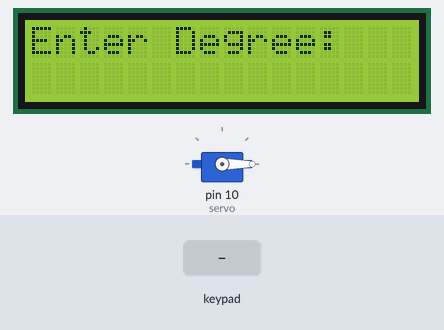
Simulated run of this sketch. Board: Arduino Uno, built with avr-gcc and run on an emulated ATmega328P. On the bench: servo, 16×2 character LCD. The inputs (shaded band) are chosen by the test bench.

Above: at 1.2 s.
1.3 s: keypad keys 2 3 4 5 # pressed 0.4 s apart
At 3.4 s:
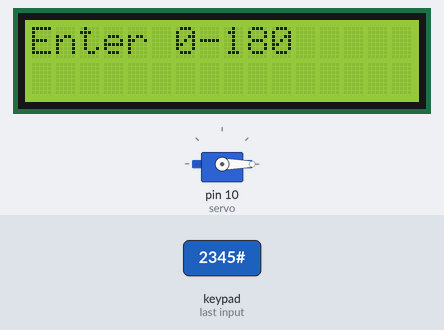
5.4 s: key '#' pressed
At 5.8 s:
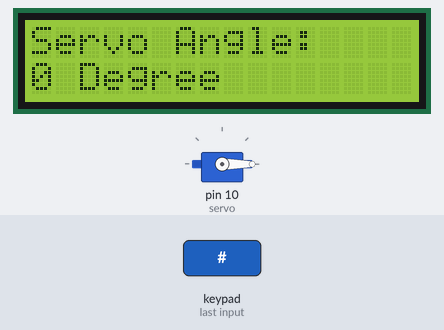
7.9 s: key '1' pressed
At 9.1 s:
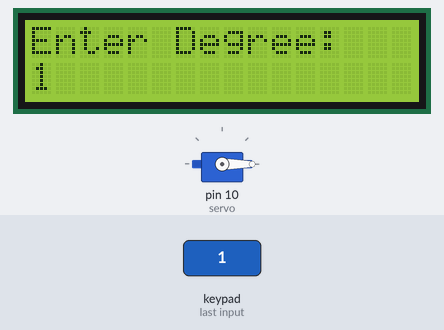
9.4 s: keypad keys 2 3 4 5 pressed 0.4 s apart
At 11.4 s:
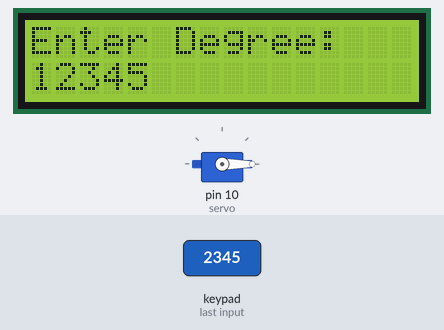
Timing chart, 0 to 12.9 s (numbered marks = the images above; inputs shaded):
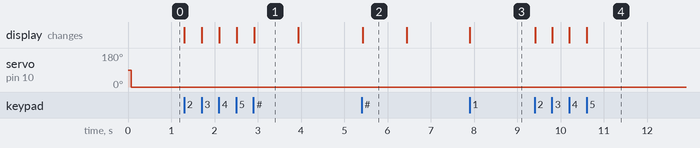

The sketch:

sketch_sep21a_copy_20260922093843_copy_20260922140754.ino
```cpp
#include <Wire.h>
#include <LiquidCrystal_I2C.h>
#include <Keypad.h>
#include <Servo.h>

LiquidCrystal_I2C lcd(0x27, 16, 2);
Servo servo;

// Keypad
const byte ROWS = 4;
const byte COLS = 4;

char keys[ROWS][COLS] = {
  {'1','2','3','A'},
  {'4','5','6','B'},
  {'7','8','9','C'},
  {'*','0','#','D'}
};

byte rowPins[ROWS] = {2, 3, 4, 5};
byte colPins[COLS] = {6, 7, 8, 9};

Keypad keypad = Keypad(makeKeymap(keys),
                       rowPins, colPins,
                       ROWS, COLS);

String number = "";

void setup()
{
  servo.attach(10);

  lcd.init();
  lcd.backlight();

  servo.write(0);

  lcd.setCursor(0, 0);
  lcd.print("Enter Degree:");
  lcd.setCursor(0, 1);
}

void loop()
{
  char key = keypad.getKey();

  if (key)
  {
    // Number keys
    if (key >= '0' && key <= '9')
    {
      number += key;
      lcd.print(key);
    }

    // # = Move servo
    if (key == '#')
    {
      int degree = number.toInt();

      if (degree >= 0 && degree <= 180)
      {
        servo.write(degree);

        lcd.clear();
        lcd.print("Servo Angle:");
        lcd.setCursor(0, 1);
        lcd.print(degree);
        lcd.print(" Degree");
      }
      else
      {
        lcd.clear();
        lcd.print("Enter 0-180");
      }

      number = "";
      delay(1000);

      lcd.clear();
      lcd.print("Enter Degree:");
      lcd.setCursor(0, 1);
    }

    // * = Clear
    if (key == '*')
    {
      number = "";
      lcd.clear();
      lcd.print("Enter Degree:");
      lcd.setCursor(0, 1);
    }
  }
}
```

Measured:
- after the input at 1.3 s, the display: first changes at once (image 1 shows a later state)
- after the input at 5.4 s, the display: changes at once (image 2)
- after the input at 7.9 s, the display: changes at once (image 3)
- after the input at 9.4 s, the display: first changes at once (image 4 shows a later state)
- what the display in image 1 shows lasts 1.0 s, from 2.9 s to 3.9 s
